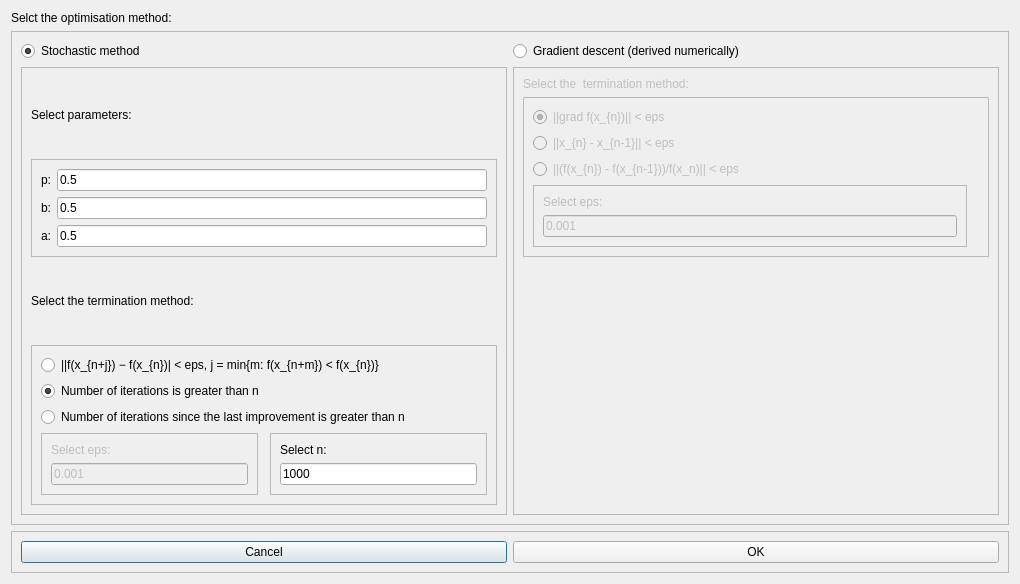
<?xml version="1.0" encoding="UTF-8"?>
<ui version="4.0">
 <class>Select_method</class>
 <widget class="QDialog" name="Select_method">
  <property name="geometry">
   <rect>
    <x>0</x>
    <y>0</y>
    <width>1020</width>
    <height>584</height>
   </rect>
  </property>
  <property name="minimumSize">
   <size>
    <width>1020</width>
    <height>584</height>
   </size>
  </property>
  <property name="maximumSize">
   <size>
    <width>1020</width>
    <height>584</height>
   </size>
  </property>
  <property name="windowTitle">
   <string>Dialog</string>
  </property>
  <property name="sizeGripEnabled">
   <bool>false</bool>
  </property>
  <layout class="QVBoxLayout" name="verticalLayout_5">
   <item>
    <widget class="QLabel" name="label">
     <property name="text">
      <string>Selct the optimisation method:</string>
     </property>
    </widget>
   </item>
   <item>
    <widget class="QFrame" name="frame_2">
     <property name="frameShape">
      <enum>QFrame::StyledPanel</enum>
     </property>
     <property name="frameShadow">
      <enum>QFrame::Raised</enum>
     </property>
     <layout class="QGridLayout" name="gridLayout_3">
      <item row="0" column="0">
       <widget class="QRadioButton" name="radioButton_P">
        <property name="text">
         <string>Stochastic method</string>
        </property>
        <property name="checked">
         <bool>true</bool>
        </property>
       </widget>
      </item>
      <item row="1" column="0">
       <widget class="QFrame" name="frame_3">
        <property name="enabled">
         <bool>true</bool>
        </property>
        <property name="frameShape">
         <enum>QFrame::StyledPanel</enum>
        </property>
        <property name="frameShadow">
         <enum>QFrame::Raised</enum>
        </property>
        <layout class="QVBoxLayout" name="verticalLayout_3">
         <item>
          <widget class="QLabel" name="label_3">
           <property name="text">
            <string>Select parameters:</string>
           </property>
          </widget>
         </item>
         <item>
          <widget class="QFrame" name="frame_4">
           <property name="frameShape">
            <enum>QFrame::StyledPanel</enum>
           </property>
           <property name="frameShadow">
            <enum>QFrame::Raised</enum>
           </property>
           <layout class="QFormLayout" name="formLayout">
            <item row="1" column="0">
             <widget class="QLabel" name="label_5">
              <property name="text">
               <string>b:</string>
              </property>
             </widget>
            </item>
            <item row="1" column="1">
             <widget class="QLineEdit" name="lineEdit_Pb">
              <property name="text">
               <string>0.5</string>
              </property>
             </widget>
            </item>
            <item row="2" column="0">
             <widget class="QLabel" name="label_6">
              <property name="text">
               <string>a:</string>
              </property>
             </widget>
            </item>
            <item row="2" column="1">
             <widget class="QLineEdit" name="lineEdit_Pa">
              <property name="text">
               <string>0.5</string>
              </property>
             </widget>
            </item>
            <item row="0" column="1">
             <widget class="QLineEdit" name="lineEdit_Pp">
              <property name="text">
               <string>0.5</string>
              </property>
             </widget>
            </item>
            <item row="0" column="0">
             <widget class="QLabel" name="label_4">
              <property name="text">
               <string>p:</string>
              </property>
             </widget>
            </item>
           </layout>
          </widget>
         </item>
         <item>
          <widget class="QLabel" name="label_2">
           <property name="text">
            <string>Select the termination method:</string>
           </property>
          </widget>
         </item>
         <item>
          <widget class="QFrame" name="frame_6">
           <property name="frameShape">
            <enum>QFrame::StyledPanel</enum>
           </property>
           <property name="frameShadow">
            <enum>QFrame::Raised</enum>
           </property>
           <layout class="QGridLayout" name="gridLayout">
            <item row="1" column="0" colspan="3">
             <widget class="QRadioButton" name="radioButton_PT2">
              <property name="text">
               <string>Number of iterations is greater than n</string>
              </property>
              <property name="checked">
               <bool>true</bool>
              </property>
             </widget>
            </item>
            <item row="4" column="2">
             <widget class="QFrame" name="frame_8">
              <property name="enabled">
               <bool>true</bool>
              </property>
              <property name="frameShape">
               <enum>QFrame::StyledPanel</enum>
              </property>
              <property name="frameShadow">
               <enum>QFrame::Raised</enum>
              </property>
              <layout class="QVBoxLayout" name="verticalLayout_2">
               <item>
                <widget class="QLabel" name="label_8">
                 <property name="text">
                  <string>Select n:</string>
                 </property>
                </widget>
               </item>
               <item>
                <widget class="QLineEdit" name="lineEdit_Pn">
                 <property name="text">
                  <string>1000</string>
                 </property>
                </widget>
               </item>
              </layout>
             </widget>
            </item>
            <item row="0" column="0" colspan="3">
             <widget class="QRadioButton" name="radioButton_PT1">
              <property name="text">
               <string>||f(x_{n+j}) − f(x_{n})| &lt; eps, j = min{m: f(x_{n+m}) &lt; f(x_{n})}</string>
              </property>
              <property name="checked">
               <bool>false</bool>
              </property>
             </widget>
            </item>
            <item row="4" column="0">
             <widget class="QFrame" name="frame_7">
              <property name="enabled">
               <bool>false</bool>
              </property>
              <property name="frameShape">
               <enum>QFrame::StyledPanel</enum>
              </property>
              <property name="frameShadow">
               <enum>QFrame::Raised</enum>
              </property>
              <layout class="QVBoxLayout" name="verticalLayout">
               <item>
                <widget class="QLabel" name="label_7">
                 <property name="enabled">
                  <bool>false</bool>
                 </property>
                 <property name="text">
                  <string>Select eps:</string>
                 </property>
                </widget>
               </item>
               <item>
                <widget class="QLineEdit" name="lineEdit_PEps">
                 <property name="text">
                  <string>0.001</string>
                 </property>
                </widget>
               </item>
              </layout>
             </widget>
            </item>
            <item row="2" column="0" colspan="3">
             <widget class="QRadioButton" name="radioButton_PT3">
              <property name="text">
               <string>Number of iterations since the last improvement is greater than n</string>
              </property>
             </widget>
            </item>
           </layout>
          </widget>
         </item>
        </layout>
       </widget>
      </item>
      <item row="0" column="1">
       <widget class="QRadioButton" name="radioButton_G">
        <property name="text">
         <string>Gradient descent (derived numerically)</string>
        </property>
       </widget>
      </item>
      <item row="1" column="1">
       <widget class="QFrame" name="frame_5">
        <property name="enabled">
         <bool>false</bool>
        </property>
        <property name="frameShape">
         <enum>QFrame::StyledPanel</enum>
        </property>
        <property name="frameShadow">
         <enum>QFrame::Raised</enum>
        </property>
        <layout class="QVBoxLayout" name="verticalLayout_4">
         <item>
          <widget class="QLabel" name="label_13">
           <property name="text">
            <string>Select the  termination method:</string>
           </property>
          </widget>
         </item>
         <item>
          <widget class="QFrame" name="frame_10">
           <property name="frameShape">
            <enum>QFrame::StyledPanel</enum>
           </property>
           <property name="frameShadow">
            <enum>QFrame::Raised</enum>
           </property>
           <layout class="QGridLayout" name="gridLayout_2">
            <item row="1" column="0" colspan="3">
             <widget class="QRadioButton" name="radioButton_GT2">
              <property name="text">
               <string>||x_{n} - x_{n-1}|| &lt; eps</string>
              </property>
             </widget>
            </item>
            <item row="0" column="0" colspan="3">
             <widget class="QRadioButton" name="radioButton_GT1">
              <property name="text">
               <string>||grad f(x_{n})|| &lt; eps</string>
              </property>
              <property name="checked">
               <bool>true</bool>
              </property>
             </widget>
            </item>
            <item row="4" column="0">
             <widget class="QFrame" name="frame_12">
              <property name="frameShape">
               <enum>QFrame::StyledPanel</enum>
              </property>
              <property name="frameShadow">
               <enum>QFrame::Raised</enum>
              </property>
              <layout class="QVBoxLayout" name="verticalLayout_6">
               <item>
                <widget class="QLabel" name="label_15">
                 <property name="enabled">
                  <bool>false</bool>
                 </property>
                 <property name="text">
                  <string>Select eps:</string>
                 </property>
                </widget>
               </item>
               <item>
                <widget class="QLineEdit" name="lineEdit_GEps">
                 <property name="text">
                  <string>0.001</string>
                 </property>
                </widget>
               </item>
              </layout>
             </widget>
            </item>
            <item row="2" column="0" colspan="3">
             <widget class="QRadioButton" name="radioButton_GT3">
              <property name="text">
               <string>||(f(x_{n}) - f(x_{n-1}))/f(x_n)|| &lt; eps</string>
              </property>
             </widget>
            </item>
           </layout>
          </widget>
         </item>
         <item>
          <spacer name="verticalSpacer">
           <property name="orientation">
            <enum>Qt::Vertical</enum>
           </property>
           <property name="sizeHint" stdset="0">
            <size>
             <width>20</width>
             <height>40</height>
            </size>
           </property>
          </spacer>
         </item>
        </layout>
       </widget>
      </item>
     </layout>
    </widget>
   </item>
   <item>
    <widget class="QFrame" name="frame">
     <property name="frameShape">
      <enum>QFrame::StyledPanel</enum>
     </property>
     <property name="frameShadow">
      <enum>QFrame::Raised</enum>
     </property>
     <layout class="QHBoxLayout" name="horizontalLayout">
      <item>
       <widget class="QPushButton" name="pushButton_Cancel">
        <property name="text">
         <string>Cancel</string>
        </property>
       </widget>
      </item>
      <item>
       <widget class="QPushButton" name="pushButton_OK">
        <property name="text">
         <string>OK</string>
        </property>
       </widget>
      </item>
     </layout>
    </widget>
   </item>
  </layout>
 </widget>
 <resources/>
 <connections/>
</ui>
